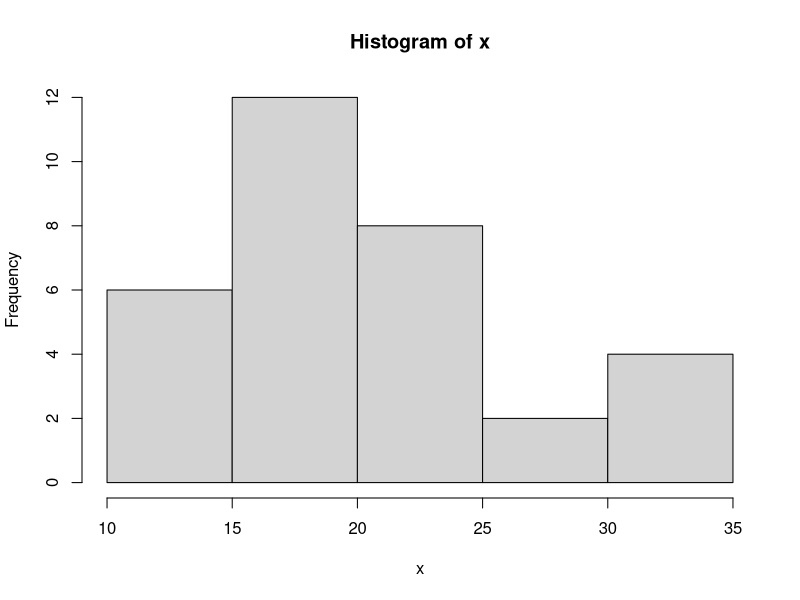
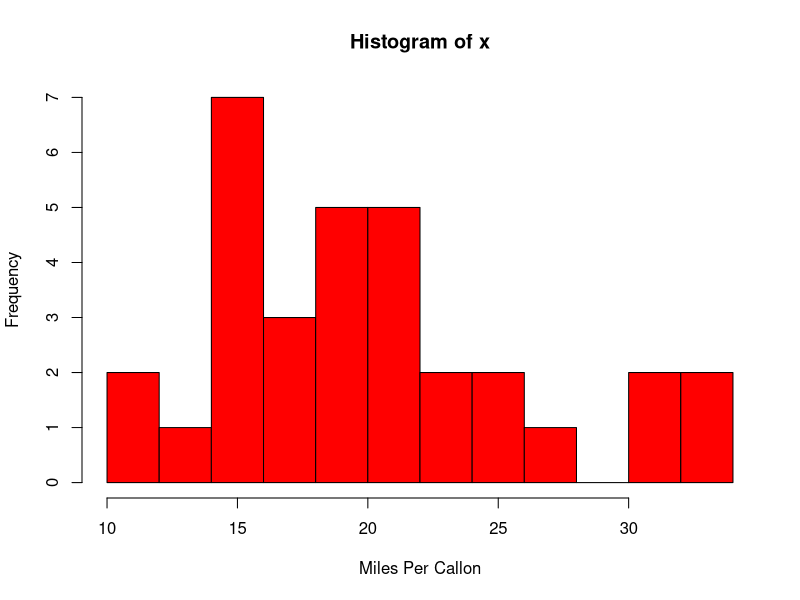
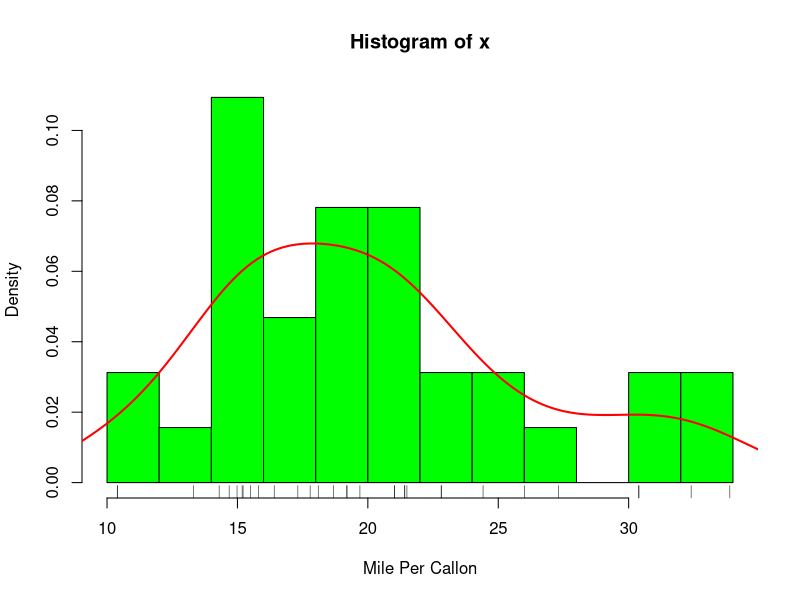

Write R code to recreate these figures, in order.

## R的基本图形

# 直方图


x<- mtcars$mpg
x
hist(x)

hist(x,breaks = 12, col="red",xlab = "Miles Per Callon")

#freq=FALSE 展示概率密度 ,默认是频数
hist(x,freq=FALSE,breaks=12, col="green",
     xlab="Mile Per Callon")

#轴虚图
rug(jitter(x))

#轴虚线
lines(density(x),col="red",lwd=2)

